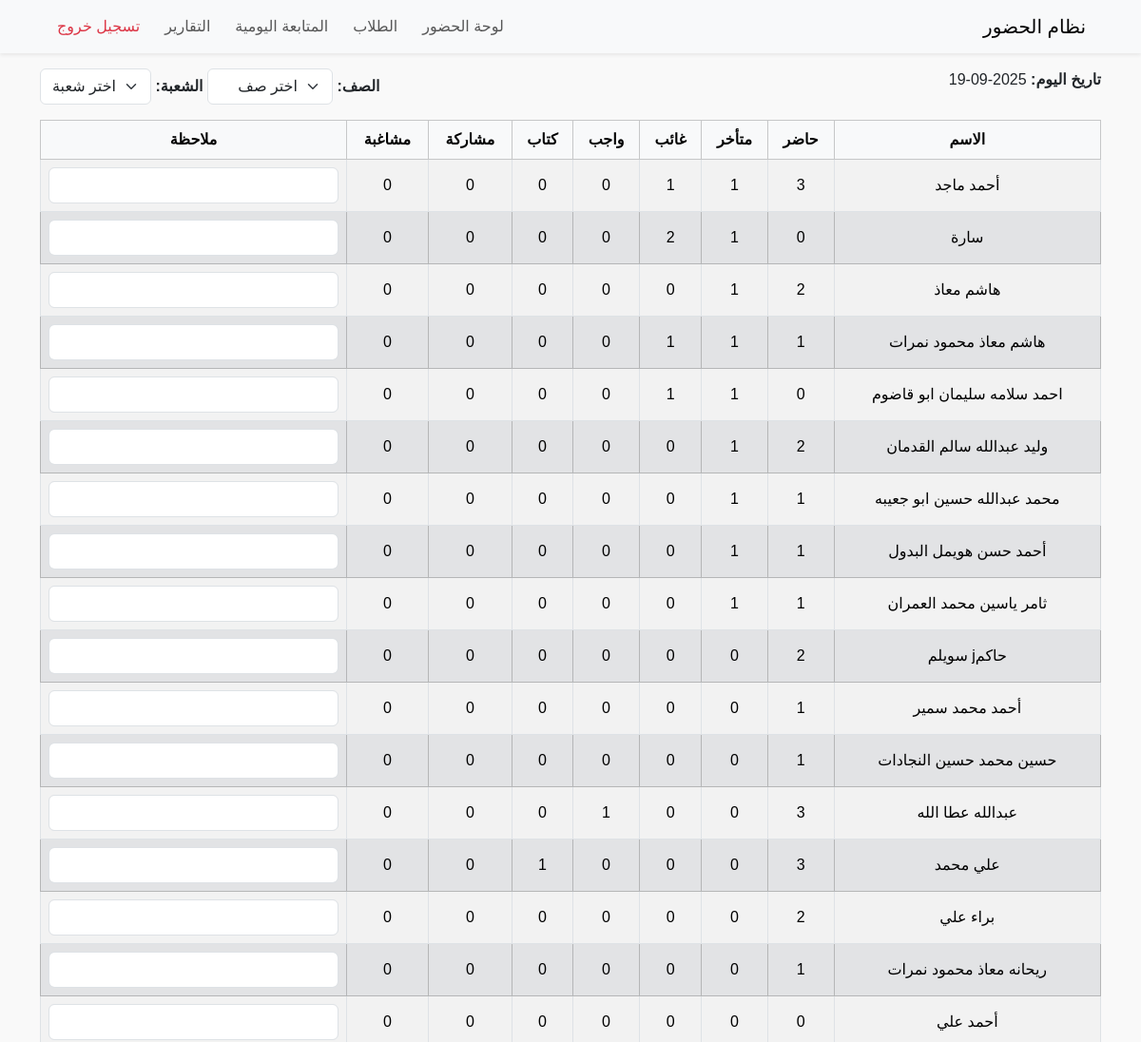
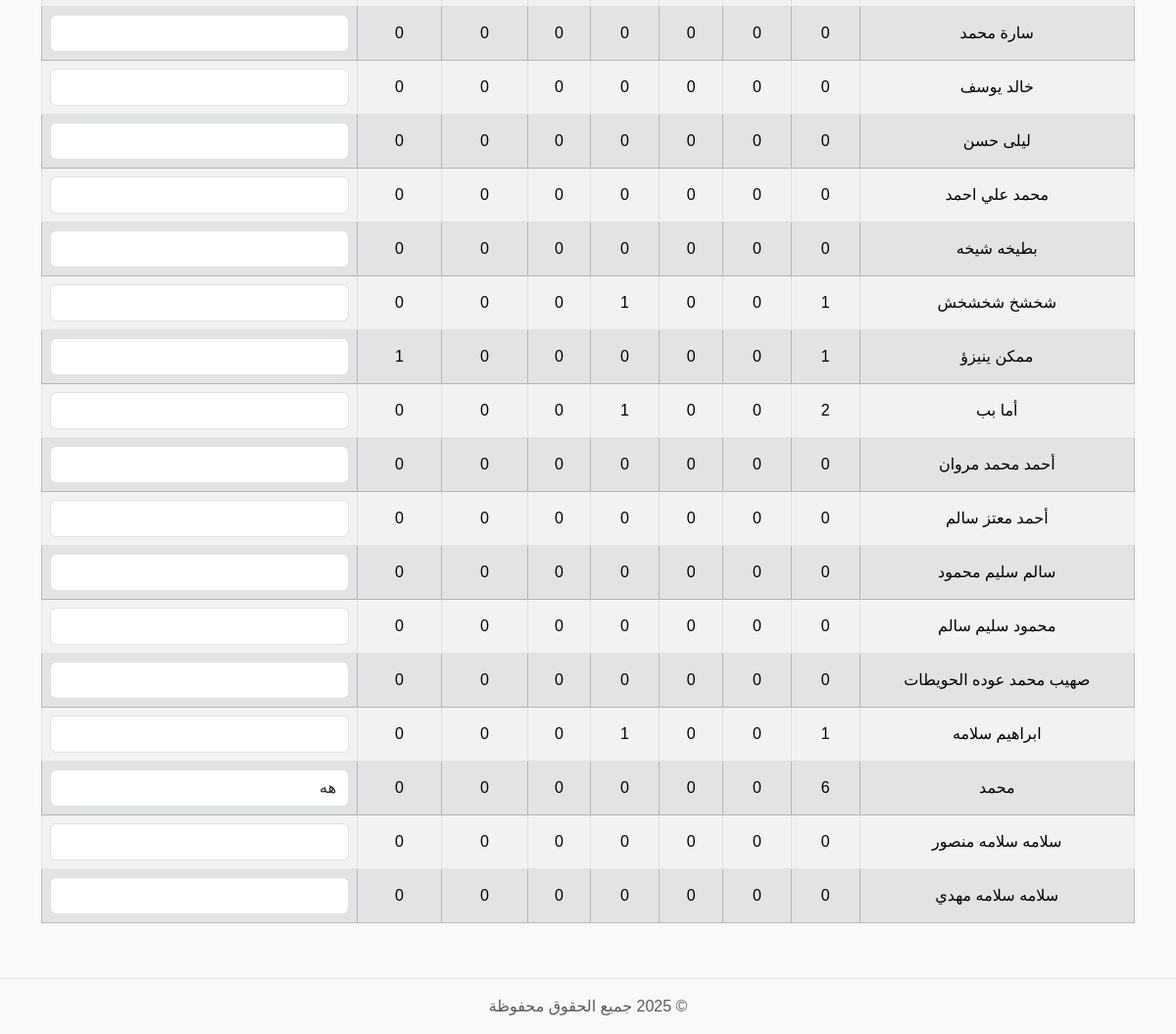
The page /reports on the database as committed earlier (2 pictures, top to bottom).
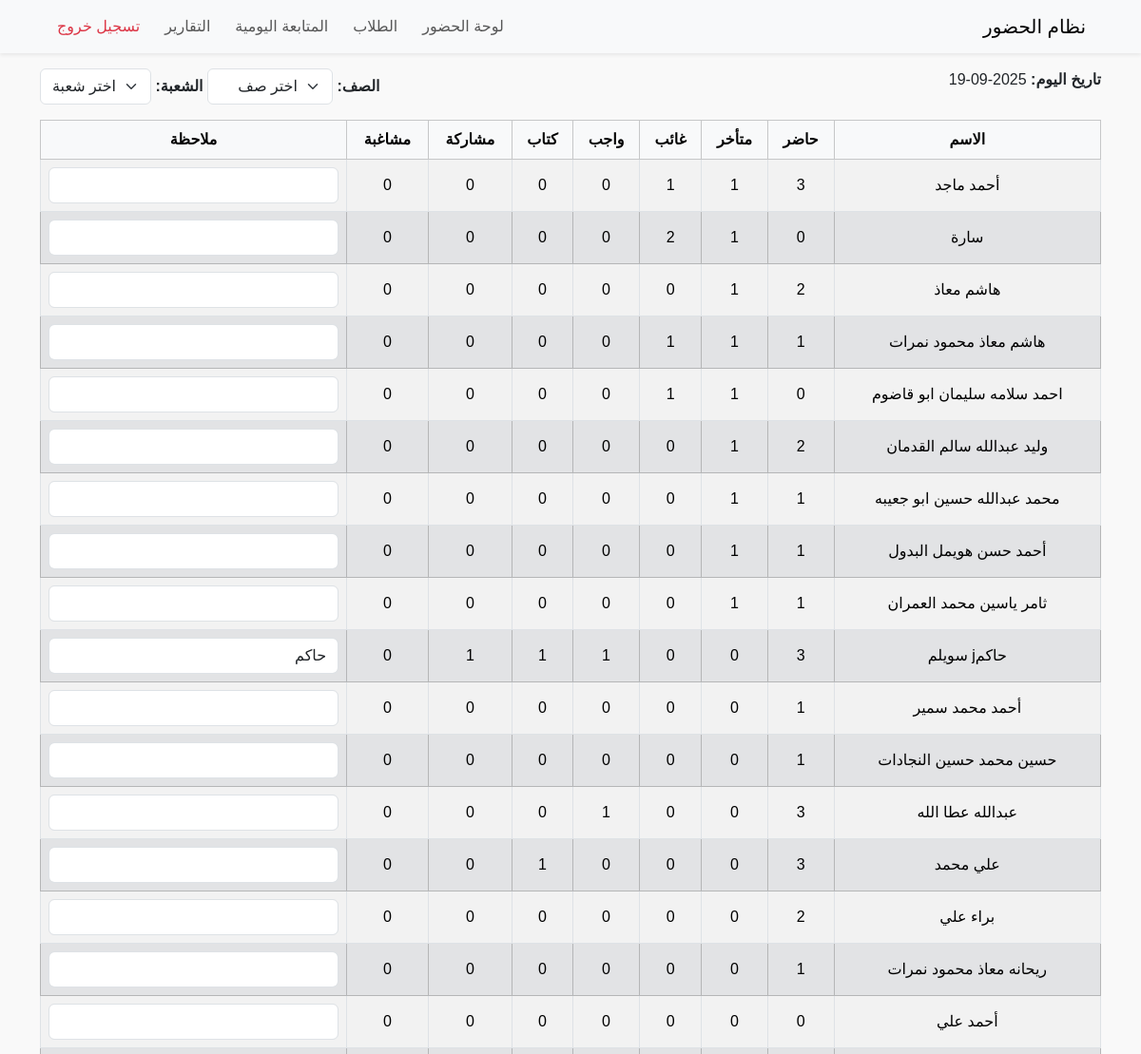
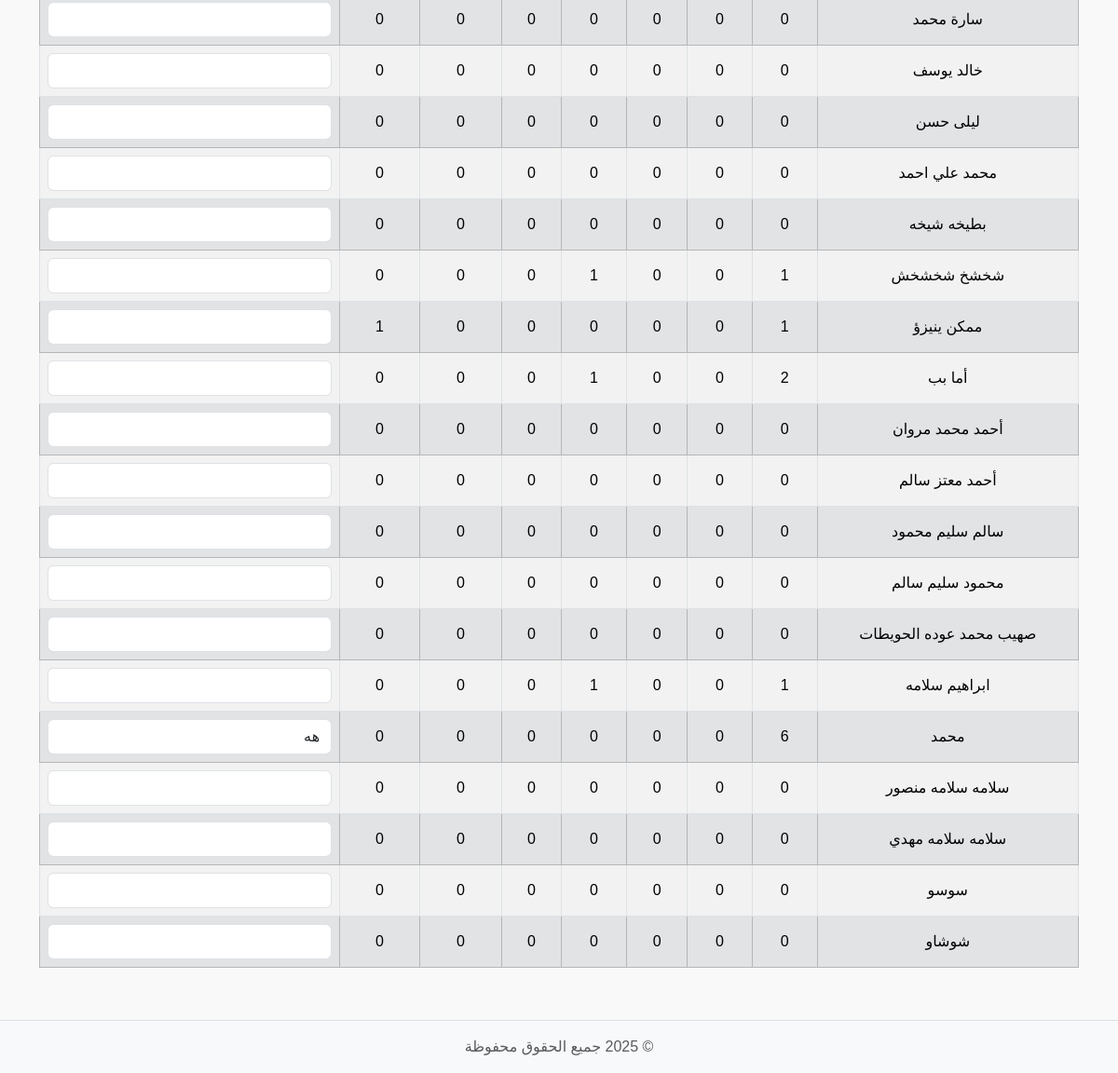
The same page on the database as committed later (2 pictures, top to bottom).
### tables this page shows
CREATE TABLE students (
    id INTEGER PRIMARY KEY AUTOINCREMENT,
    student_name TEXT NOT NULL,
    username TEXT,
    password TEXT
, class_name TEXT, section TEXT, school_id INTEGER REFERENCES schools(id));

### reports.py (the view)
def reports_page():
    conn = get_db_connection()
    today = date.today().isoformat()
    students = conn.execute('''
        SELECT s.id, s.student_name, s.class_name, s.section,
               SUM(CASE WHEN a.status='present' THEN 1 ELSE 0 END) AS present_count,
               SUM(CASE WHEN a.status='late' THEN 1 ELSE 0 END) AS late_count,
               SUM(CASE WHEN a.status='absent' THEN 1 ELSE 0 END) AS absent_count,
               t.homework, t.book, t.participation, t.misbehavior, t.note
        FROM students s
        LEFT JOIN attendance a ON s.id = a.student_id
        LEFT JOIN student_tracking t ON s.id = t.student_id AND t.date=?
        GROUP BY s.id
    ''', (today,)).fetchall()
    classes = [row['class_name'] for row in conn.execute("SELECT DISTINCT class_name FROM students").fetchall()]
    sections = [row['section'] for row in conn.execute("SELECT DISTINCT section FROM students").fetchall()]
    conn.close()
    return render_template('reports.html', students=students, today=today, classes=classes, sections=sections)

### db.py (called while the page is built)
def get_db_connection():
    conn = sqlite3.connect(DB_NAME)
    conn.row_factory = sqlite3.Row
    return conn

### templates/reports.html (shortened to what this page needs)
{% include 'partials/header.html' %}
{% include 'partials/navbar.html' %}
<div class="container my-3">
    <div class="d-flex justify-content-between mb-3">
        <div><strong>تاريخ اليوم:</strong> {{ today }}</div>
        <div>
            <strong>الصف:</strong>
            <select id="classSelect" class="form-select d-inline-block w-auto">
                <option value="all">اختر صف</option>
            </select>
            <strong>الشعبة:</strong>
            <select id="sectionSelect" class="form-select d-inline-block w-auto">
                <option value="all">اختر شعبة</option>
            </select>
        </div>
    </div>
    <div class="table-responsive">
        <table class="table table-bordered table-striped text-center" id="reportsTable">
            <thead class="table-light sticky-top">
                <tr>
                    <th>الاسم</th>
                    <th>حاضر</th>
                    <th>متأخر</th>
                    <th>غائب</th>
                    <th>واجب</th>
                    <th>كتاب</th>
                    <th>مشاركة</th>
                    <th>مشاغبة</th>
                    <th>ملاحظة</th>
                </tr>
            </thead>
            <tbody>
                {% for student in students %}
                <tr data-class="{{ student.class_name }}" data-section="{{ student.section }}" class="{% if loop.index0 % 2 == 0 %}table-white{% else %}table-secondary{% endif %}">
                    <td>{{ student.student_name }}</td>
                    <td class="clickable" data-student="{{ student.id }}" data-status="present">{{ student.present_count or 0 }}</td>
                    <td class="clickable" data-student="{{ student.id }}" data-status="late">{{ student.late_count or 0 }}</td>
                    <td class="clickable" data-student="{{ student.id }}" data-status="absent">{{ student.absent_count or 0 }}</td>
                    <td class="clickable" data-student="{{ student.id }}" data-field="homework">{{ student.homework or 0 }}</td>
                    <td class="clickable" data-student="{{ student.id }}" data-field="book">{{ student.book or 0 }}</td>
                    <td class="clickable" data-student="{{ student.id }}" data-field="participation">{{ student.participation or 0 }}</td>
                    <td class="clickable" data-student="{{ student.id }}" data-field="misbehavior">{{ student.misbehavior or 0 }}</td>
                    <td>
                        <input type="text" class="note-input form-control {% if student.note %}has-note{% endif %}"
                               value="{{ student.note or '' }}"
                               data-student="{{ student.id }}">
                    </td>
                </tr>
                {% endfor %}
            </tbody>
        </table>
    </div>
</div>
{% include 'partials/footer.html' %}

Rows that differ between the two databases and show on the page:
shown differently, row unchanged: students "حاكمj سويلم": present_count "2" → "3"; homework "0" → "1"; book "0" → "1"; participation "0" → "1"; note (not shown) → "حاكم"
added students: student_name "سوسو", present_count "0", late_count "0", absent_count "0", homework "0", book "0", participation "0", misbehavior "0"
added students: student_name "شوشاو", present_count "0", late_count "0", absent_count "0", homework "0", book "0", participation "0", misbehavior "0"
